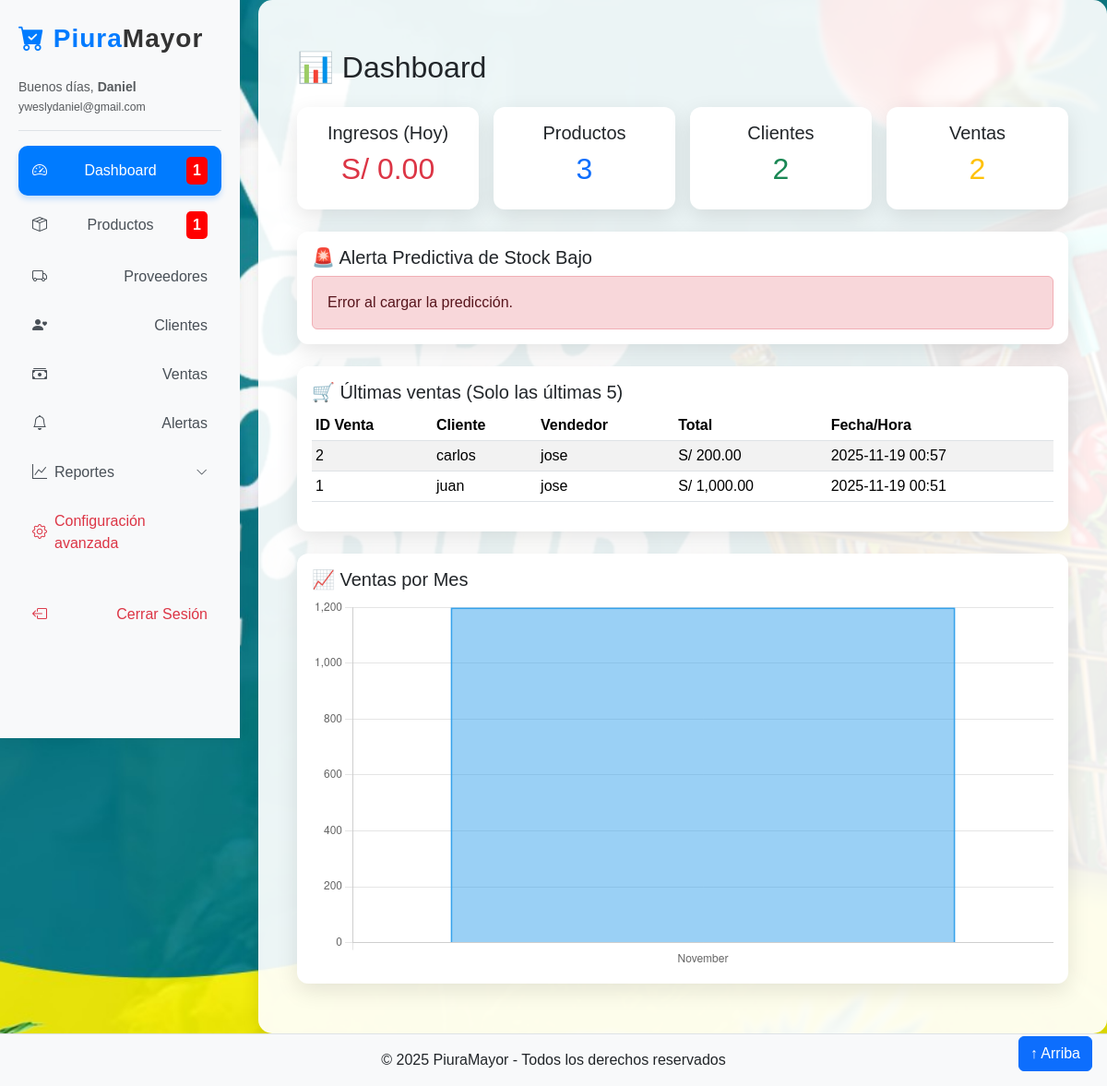
Page /dashboard.php (signed in) on the committed database.
### tables this page shows
CREATE TABLE `ventas` (
  `id` int(11) NOT NULL,
  `cliente_id` int(11) DEFAULT NULL,
  `total` decimal(12,2) NOT NULL,
  `fecha` timestamp NOT NULL DEFAULT current_timestamp(),
  `usuario_id` int(11) DEFAULT NULL,
  `numero_dia` int(11) NOT NULL DEFAULT 1
);

CREATE TABLE `clientes` (
  `id` int(11) NOT NULL,
  `nombre` varchar(150) NOT NULL,
  `ruc` varchar(20) DEFAULT NULL,
  `telefono` varchar(50) DEFAULT NULL,
  `correo` varchar(100) DEFAULT NULL,
  `direccion` varchar(255) DEFAULT NULL,
  `creado_at` timestamp NOT NULL DEFAULT current_timestamp()
);

CREATE TABLE `usuarios` (
  `id` int(11) NOT NULL,
  `correo` varchar(100) NOT NULL,
  `password` varchar(255) NOT NULL,
  `nombre` varchar(100) NOT NULL,
  `rol` enum('programador','admin','vendedor') DEFAULT 'vendedor',
  `creado_at` timestamp NOT NULL DEFAULT current_timestamp()
);

### dashboard.php (the view, shortened to what this page needs)
<?php
include 'includes/header.php';
$rol = $_SESSION['user']['rol'] ?? 'vendedor';
$is_manager = ($rol === 'admin' || $rol === 'programador');
$totalProductos = $totalClientes = $ingresos = 0;
$totalVentas = $pdo->query("SELECT COUNT(*) FROM ventas")->fetchColumn();
if($is_manager){
    $totalProductos = $pdo->query("SELECT COUNT(*) FROM productos")->fetchColumn();
    $totalClientes = $pdo->query("SELECT COUNT(*) FROM clientes")->fetchColumn();
    $ingresos = $pdo->query("SELECT IFNULL(SUM(total),0) FROM ventas WHERE DATE(fecha) = CURDATE()")->fetchColumn();
}
$ultimasVentas = $pdo->query("
  SELECT v.id, v.total, v.fecha, c.nombre AS cliente, u.nombre AS vendedor
  FROM ventas v
  LEFT JOIN clientes c ON v.cliente_id = c.id
  LEFT JOIN usuarios u ON v.usuario_id = u.id
  ORDER BY v.id DESC LIMIT 5
")->fetchAll(PDO::FETCH_ASSOC);
$ventasMes = [];
if($is_manager){
    $ventasMes = $pdo->query("
        SELECT DATE_FORMAT(fecha, '%M') AS mes, SUM(total) AS total
        FROM ventas
        GROUP BY MONTH(fecha)
        ORDER BY MONTH(fecha)
    ")->fetchAll(PDO::FETCH_ASSOC);
}
?>
<div class="container mt-4">
  <h2 class="mb-4">📊 Dashboard</h2>
  <div class="row g-3 mb-4 justify-content-start">
    <?php if($is_manager): ?>
    <div class="col-md-3">
      <div class="card text-center p-3">
        <h5>Ingresos (Hoy)</h5>
        <h2 class="text-danger">S/ <?= number_format($ingresos,2) ?></h2>
      </div>
    </div>
    <div class="col-md-3">
      <div class="card text-center p-3">
        <h5>Productos</h5>
        <h2 class="text-primary"><?= $totalProductos ?></h2>
      </div>
    </div>
    <div class="col-md-3">
      <div class="card text-center p-3">
        <h5>Clientes</h5>
        <h2 class="text-success"><?= $totalClientes ?></h2>
      </div>
    </div>
    <?php endif; ?>
    <div class="col-md-3">
      <div class="card text-center p-3">
        <h5>Ventas</h5>
        <h2 class="text-warning"><?= $totalVentas ?></h2>
      </div>
    </div>
  </div>
  <?php if($is_manager): ?>
  <div class="card p-3 mb-4">
    <h5>🚨 Alerta Predictiva de Stock Bajo <span class="small text-muted float-end" id="ultimaActualizacion"></span></h5>
    <div id="prediccionStockList">
    </div>
  </div>
  <?php endif; ?>
  <div class="card p-3 mb-4">
    <h5>🛒 Últimas ventas (Solo las últimas 5)</h5>
    <div class="table-responsive">
        <table class="table table-sm table-striped">
          <thead>
            <tr>
              <th>ID Venta</th>
              <th>Cliente</th>
              <th>Vendedor</th>
              <th>Total</th>
              <th>Fecha/Hora</th>
            </tr>
          </thead>
          <tbody>
            <?php foreach ($ultimasVentas as $v): ?>
              <tr>
                <td><?= $v['id'] ?></td>
                <td><?= htmlspecialchars($v['cliente'] ?: 'Sin nombre') ?></td>
                <td><?= htmlspecialchars($v['vendedor'] ?: 'Desconocido') ?></td>
                <td>S/ <?= number_format($v['total'],2) ?></td>
                <td><?= date('Y-m-d H:i', strtotime($v['fecha'])) ?></td>
              </tr>
            <?php endforeach; ?>
          </tbody>
        </table>
    </div>
  </div>
  <?php if($is_manager): ?>
  <div class="card p-3 mb-4">
    <h5>📈 Ventas por Mes</h5>
    <canvas id="graficoVentas"></canvas>
  </div>
  <?php endif; ?>
</div>
<?php if($is_manager): ?>
<script>
// Lógica de Chart.js
const ctx = document.getElementById('graficoVentas').getContext('2d');
const data = {
  labels: [<?php foreach ($ventasMes as $v) { echo "'" . $v['mes'] . "',"; } ?>],
  datasets: [{
    label: 'Ventas S/ ',
    data: [<?php foreach ($ventasMes as $v) { echo $v['total'] . ","; } ?>],
    borderWidth: 2,
    backgroundColor: 'rgba(54, 162, 235, 0.5)',
    borderColor: 'rgba(54, 162, 235, 1)'
  }]
};
new Chart(ctx, {
  type: 'bar',
  data: data,
  options: {
    responsive: true,
    plugins: { legend: { display: false }},
    scales: { y: { beginAtZero: true }}
  }
});
</script>
<?php endif; ?>
<?php include 'includes/footer.php'; ?>

### rows in the picture
ventas: id "2", cliente.nombre "carlos", usuario.nombre "jose", total "200.00", fecha "2025-11-19 00:57"
ventas: id "1", cliente.nombre "juan", usuario.nombre "jose", total "1,000.00", fecha "2025-11-19 00:51"

### other values in the picture
$saludo "Buenos días"
$_SESSION['user']['nombre'] "Daniel"
$_SESSION['user']['correo'] "yweslydaniel@gmail.com"
$alertaStock "1"
$ingresos "0.00"
$totalProductos "3"
$totalClientes "2"
$totalVentas "2"
chart data {{ $v['mes'] }} November
chart data {{ $v['total'] }} 1200.00
